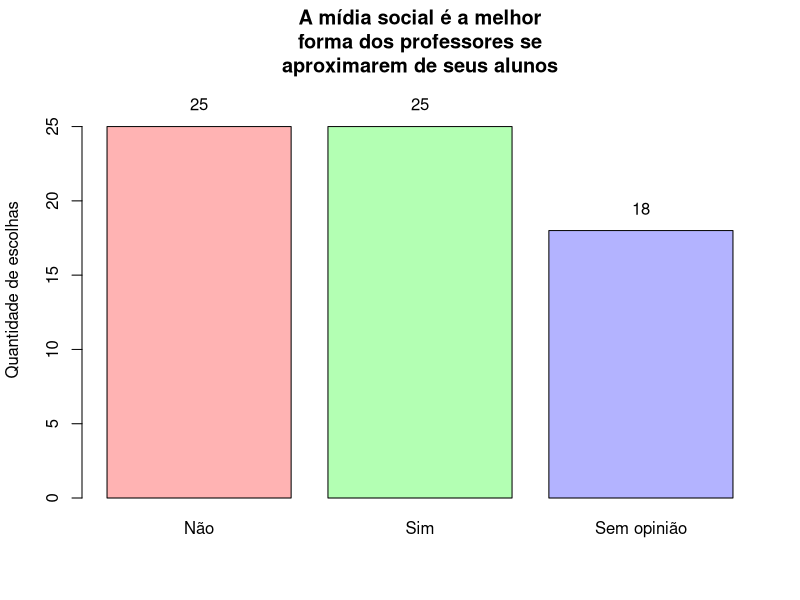

Recreate this plot in R.
library(readxl)
# Carrega os dados da planilha em um dataframe
df <- read_excel("dados/umses_alunos_2018.xlsx")

# Lê apenas os dados pertinentes à questão "A mídia social é a melhor 
# forma dos professores se aproximarem de seus alunos"
profchegaal <- table(df$profchegaal)

# Abre arquivo para escrita
png('graficos/midia-social-aproxima-prof-aluno.png', width=600, height=600)

# Plota o gráfico
ylab = barplot(profchegaal, 
               names.arg = c('Não', 'Sim', 'Sem opinião'),
               col = rainbow(3, s=.3),
               ylab = "Quantidade de escolhas", 
               ylim = c(0, max(profchegaal) + 3), 
               main = "A mídia social é a melhor\nforma dos professores se\naproximarem de seus alunos")

# Escreve os valores acima de suas respectivas barras
text(ylab, profchegaal+1.5, profchegaal)

# Fecha o arquivo .png
dev.off()
